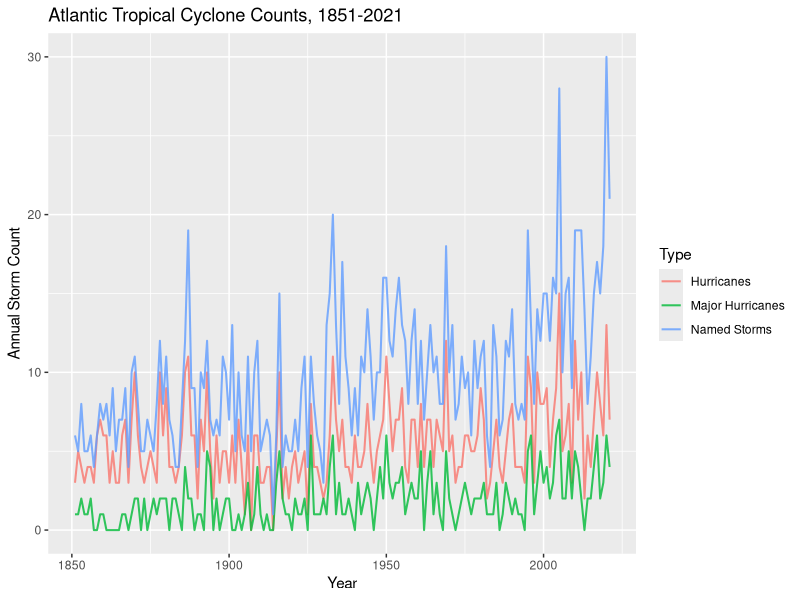
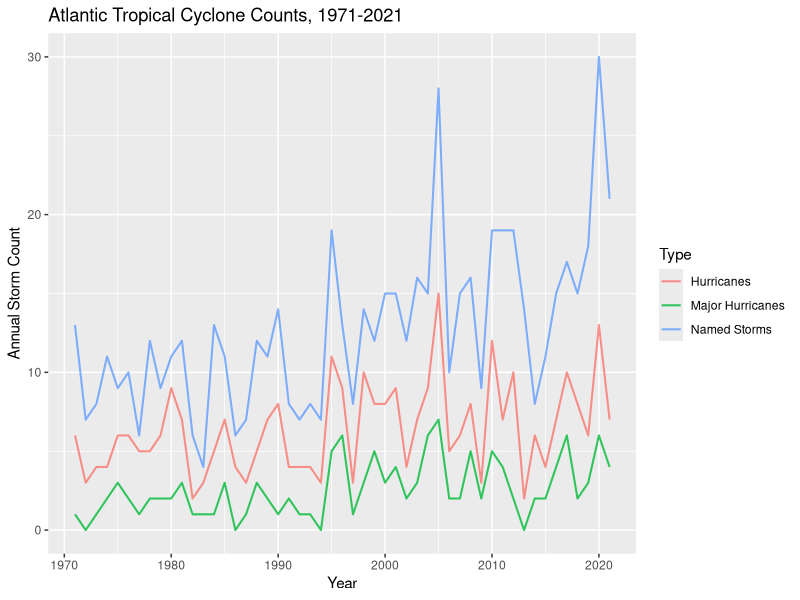

These figures' R source, in order:
## ---- chunk 1
library(tidyverse)

## ---- chunk 2
library(readxl)
hurricane <- read_excel("data/atlantic_hurricanes_1851_2021.xlsx",sheet=1)

glimpse(hurricane)

## ---- chunk 3
stormplot <- hurricane %>%
  select(!c('Named Storm Days','Hurricane Days','Major Hurricane Days','Accumulated Cyclone Energy')) %>%
  pivot_longer(
    cols = c('Named Storms','Hurricanes','Major Hurricanes'),  # variables containing counts of named storms, named hurricanes, and named major hurricanes
    names_to = "Type",  # column names -> new column called Storm Type
    values_to = "Count"     # values in columns -> new column called Count
    )

glimpse(stormplot)

## ---- chunk 4
ggplot(data = stormplot,
       mapping = aes(x = Year, 
                     y = Count, 
                     color = Type)) +
  # represent cumulative cases with lines
  geom_line(size = 0.7, alpha = 0.8) +
  # customize labels
  labs(
    y = "Annual Storm Count",
    title = "Atlantic Tropical Cyclone Counts, 1851-2021"
  )
## ---- chunk 5
stormrecent <- stormplot %>%
  filter(Year>1970)

ggplot(data = stormrecent,
       mapping = aes(x = Year, 
                     y = Count, 
                     color = Type)) +
  # represent cumulative cases with lines
  geom_line(size = 0.7, alpha = 0.8) +
  # customize labels
  labs(
    y = "Annual Storm Count",
    title = "Atlantic Tropical Cyclone Counts, 1971-2021"
  )
